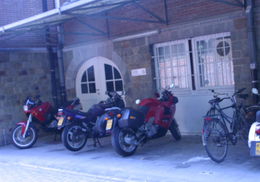
%> input picture PL2/datasets/bikes/img3.ppm, 260 x 182 px, shrunk from 1000 x 700 before the run, given in place of barrel.jpg, which was not available
$ octave CamCalScript.m   (GNU Octave 9; MATLAB toolbox functions it lacks are replaced by stand-ins)
%> lines starting %> are read from the running program, lines starting %| are printed output that depends on the picture; pictures that were not available may be replaced by others from this repository, and a replacement may not be noted
### PL3/matlab/ImageFilter.m
function [img1] = ImageFilter(img0, h)

    [U,S,V] = svd(h);
    no_lines_filter = size(h,1);
    no_columns_filter = size(h,2);
    height = size(img0, 1);
    width = size(img0, 2);

    img_padded = padarray(img0, [(no_lines_filter - 1)/2, (no_columns_filter -1)/2], 'replicate', 'both');
    % it appears we can use the conv function

    filtered_image = zeros(height,width);

    if min(min(size(S))) >= 2 && abs(S(1,1)) > 1e-9 && abs(S(2,2)) < 1e-9
        % perform the convolution using two filters
        filtered_image_1 = zeros(height,size(img_padded, 2));

        vertical_kernel = sqrt(S(1,1)) * U(1:end,1); % second filter - column
        upside_down_vertical = vertical_kernel(end:-1:1);
        for i = 1:height
            for j = 1:size(img_padded,2)
                for k = 1:no_lines_filter
                    filtered_image_1(i,j) = filtered_image_1(i,j) + img_padded(i+k-1,j) * upside_down_vertical(k);
                    % faster than built-in element-wise multiplication
                end
                % filtered_image_1(i,j) = sum(upside_down_vertical .* img_padded(i:i+no_lines_filter-1, j));
            end
        end

        horizontal_kernel = sqrt(S(1,1)) * V(1:end,1)'; % first filter - line
        upside_down_horizontal = horizontal_kernel(1, end:-1:1);
        for i = 1:height
            for j = 1:width
                for k = 1:no_columns_filter
                    filtered_image(i,j) = filtered_image(i,j) + filtered_image_1(i,j+k-1) * upside_down_horizontal(k);
                    % faster than built-in element-wise multiplication
                end
                % filtered_image(i,j) = sum(upside_down_horizontal .* filtered_image_1(i, j:j+no_columns_filter-1));
            end
        end

    else

        upside_down = h(end:-1:1, end:-1:1); % if we reverse the matrix a convolution becomes a correlation, easy to represent in MATLAB
        for i =1 :height
            for j = 1:width
                for k = 1:no_lines_filter
                    for m = 1:no_columns_filter
                        filtered_image(i,j) = filtered_image(i,j) + upside_down(k,m) * img_padded(i+k-1,j+m-1);
                        % faster than built-in element-wise multiplication
                    end
                end
                % filtered_image(i,j) = sum(upside_down .* img_padded(i:i+no_lines_filter-1, j:j+no_columns_filter-1), [1,2] );
            end
        end
        % perform the convolution using the filter itself
    end
    img1 = filtered_image;
end

### PL3/matlab/HarrisCorner.m
function [pts] = HarrisCorner(img0,thresh,sigma_d,sigma_i,NMS_size)
%Your implemention
    gauss_size =  2 * ceil(3 * sigma_d) + 1; % according to the specification provided in the statement of the first project
    gauss_filter = fspecial('gaussian', gauss_size, sigma_d);
    [gauss_der_hor, gauss_der_vert] = gradient(gauss_filter); % ImageFilter(gauss_filter, hor_filter);
    hor_derivative = ImageFilter(img0, gauss_der_hor);
    vert_derivative = ImageFilter(img0, gauss_der_vert);
    max(max(vert_derivative))
    Ix2 = hor_derivative .^ 2;
    Iy2 = vert_derivative .^ 2;
    Ixy = hor_derivative .* vert_derivative;
    % fprintf('IX2 sum: %f', sum(sum(Ix2)))

    window_size = 2*ceil(3*sigma_i) + 1;
    window = fspecial('gaussian', window_size, sigma_i);

    harris_matrix = zeros(size(img0,1)-window_size+1, size(img0,2)-window_size+1, 2,2);
    c_matrix = zeros(size(img0,1)-window_size+1, size(img0,2)-window_size+1);
    disp(size(c_matrix))
    pts = [];
    for i = 1 : size(harris_matrix, 1)
        for j = 1 : size(harris_matrix, 2)
            harris_matrix(i,j,1,1) = sum(sum(Ix2(i:i+window_size-1, j:j+window_size-1) .* window));
            harris_matrix(i,j,1,2) = sum(sum(Ixy(i:i+window_size-1, j:j+window_size-1) .* window));
            harris_matrix(i,j,2,1) = harris_matrix(i,j,1,2);
            harris_matrix(i,j,2,2) = sum(sum(Iy2(i:i+window_size-1, j:j+window_size-1) .* window));
            s = reshape(harris_matrix(i,j,:,:),[2,2]); % two by two matrix
            c_matrix(i,j) = det(s) - 0.1 * (trace(s))^2;
        end
    end

    c_threshold = max(max(c_matrix)) * thresh;

    size_neighborhood = NMS_size;
    half_size_sup = floor((size_neighborhood)/2);
    half_size_inf = floor((size_neighborhood-1)/2);
    padded_c = padarray(c_matrix, [half_size_inf half_size_sup], 0, 'both');

    aid_filter = ones(size_neighborhood);
    % aid_filter(half_size_inf, half_size_inf) = 0
    offset = half_size_inf - floor(window_size/2);
    for i = half_size_inf : size(padded_c, 1) - half_size_sup
        for j = half_size_inf : size(padded_c, 2)-half_size_sup
            if padded_c(i,j) > c_threshold
                disp(padded_c(i,j))
                if padded_c(i,j) >= max(padded_c(i-half_size_inf:i+half_size_sup, j-half_size_inf:j+half_size_sup) .* aid_filter,[], [1 2])
                    pts = [pts; [i - offset,j - offset]];
                end
            end
        end
    end
end

### PL3/matlab/InputCorners.m
function [xy, XYZ]  = InputCorners(image, pts)
    XYZ = [];
    xy = [];
    for i = 1 : size(pts, 1)
        axis image
        imshow(image); hold on;
        plot([pts(i,2) pts(i,2)], [0, size(image,1)], 'g');
        plot([0, size(image,2)],[pts(i,1) pts(i,1)], 'g');
        plot(pts(:,2), pts(:,1), 'ro');
        try
        input = inputdlg('[X Y Z](or s for skip)'); % show input dialog
        if strcmp(input{1}, 's') % if the user presses 's' then skip point
            continue;
        end
        XYZi = str2num(input{1}); % convert to number
        XYZ(:, i) = XYZi; % add a new column with the current values
        xy(:,i) = [pts(i,2); pts(i,1)];
        catch ME
            continue;
        end
    end
    inp = XYZ;
end

### PL3/matlab/normalization.m
function [xyn, XYZn, T, U] = normalization(xy, XYZ)

%data normalization
%first compute centroid
xy_centroid = mean(xy')';
XYZ_centroid = mean(XYZ')';

%then, compute scale
mean_distance_2d = mean(vecnorm(xy - xy_centroid,2,1));
mean_distance_3d = mean(vecnorm(XYZ - XYZ_centroid, 2,1));
factor2d = mean_distance_2d / sqrt(2);
factor3d = mean_distance_3d / sqrt(3);

%create T and U transformation matrices
T = [factor2d 0 xy_centroid(1); 0  factor2d xy_centroid(2); 0 0 1];
U = [factor3d 0 0 XYZ_centroid(1); 0 factor3d 0 XYZ_centroid(2); 0 0 factor3d XYZ_centroid(3); 0 0 0 1];

%and normalize the points according to the transformations
xyn = ones([3, size(xy,2)]);
xyn(1:2,:) = xy;
XYZn = ones([4, size(XYZ,2)]);
XYZn(1:3,:) = XYZ;

for i = 1:size(xy, 2)
    xyn(:,i) = T \ xyn(:,i);
    XYZn(:,i) = U \ XYZn(:,i);
end
T = inv(T);
U = inv(U);

end

### PL3/matlab/runDLT.m
function [K, R, t, error] = runDLT(xy, XYZ, D_type)

%normalize data points
[xy_normalized, XYZ_normalized, T, U] = normalization(xy, XYZ);

%compute DLT
[P_normalized] = dlt(xy_normalized, XYZ_normalized);

%denormalize camera matrix
denormalized_camera = T \ P_normalized * U;

%factorize camera matrix in to K, R and t
if strcmp(D_type, 'QR')
    [K, R, t] = decomposeQR(denormalized_camera);
elseif strcmp(D_type, 'EXP')
    [K, R, t] = decomposeEXP(denormalized_camera);
else
    error('Unknown decomposition method. Must be EXP or QR.')
end
%compute reprojection error

error = sqError(xy, XYZ, denormalized_camera);
end

### PL3/matlab/CamCalScript.m
% Exervice 3
%
close all;

IMG_NAME = '../images/barrel.jpg';
img_I = double(imread(IMG_NAME)) / 255;
% input("Enter to continue");
image(img_I);
%axis off
axis image

% Decomposition Approach
D_type = 'EXP';
% D_type = 'EXP';

%This function displays the calibration image and allows the user to click
%in the image to get the input points. Left click on the chessboard corners
%and type the 3D coordinates of the clicked points in to the input box that
%appears after the click. You can also zoom in to the image to get more
%precise coordinates. To finish use the right mouse button for the last
%point.
%You don't have to do this all the time, just store the resulting xy and
%XYZ matrices and use them as input for your algorithms.
%[xy XYZ] = getpoints(IMG_NAME);
try
    % tries to load the prerecorded points. if not present will ask for
    % input after corner determination
    load("../data/distorted.mat","XYZ", "xy");

catch ME
    disp("Choosing points")
    sigma_d = 1;
    sigma_i = 2;
    NMS_size = 10;
    thresh = 0.8;
    gray_img = rgb2gray(img_I);
    pts = HarrisCorner(gray_img, thresh, sigma_d, sigma_i, NMS_size);
%> after the loop in ImageFilter, `for i = 1:height`:
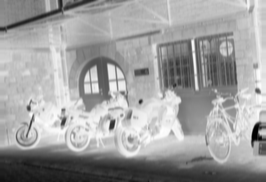
%> filtered_image_1: size 182x266 double; min -0.757, max -0.0722, mean -0.328; drawn with min black and max white
%> after the loop in ImageFilter (call 2), `for i = 1:height`:
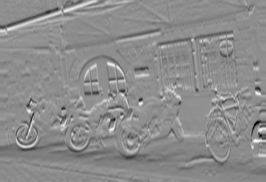
%> filtered_image_1: size 182x266 double; min -0.339, max 0.27, mean -0.00333; drawn with min black and max white
%> after the loop in ImageFilter (call 2), `for i = 1:height`:
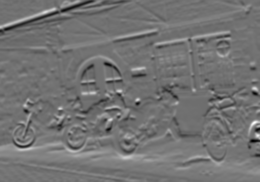
%> filtered_image: size 182x260 double; min -0.188, max 0.233, mean 0.00252; drawn with min black and max white
%> in HarrisCorner, `max(max(vert_derivative))`: ans = 0.233
%> in HarrisCorner, `Iy2 = vert_derivative .^ 2;`:
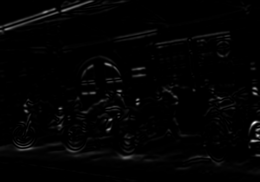
%> Iy2: size 182x260 double; min 2.61e-15, max 0.0543, mean 0.000814; drawn with min black and max white
%> in HarrisCorner, `Ixy = hor_derivative .* vert_derivative;`:
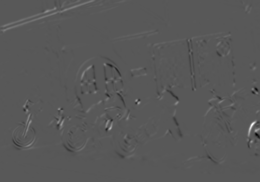
%> Ixy: size 182x260 double; min -0.0219, max 0.0414, mean 7.02e-05; drawn with min black and max white
%|    170   248
%> after the loop in HarrisCorner, `for i = 1 : size(harris_matrix, 1)`:
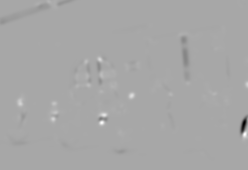
%> c_matrix: size 170x248 double; min -9.95e-05, max 5.19e-05, mean -1.48e-07; drawn with min black and max white
%> in HarrisCorner, `c_threshold = max(max(c_matrix)) * thresh;`: c_threshold = 4.15e-05
%> after the loop in HarrisCorner, `for i = half_size_inf : size(padded_c, 1) - half_size_sup`: pts = [129 109; 141 252]
%> pts = [129 109; 141 252]
    [xy, XYZ] = InputCorners(img_I, pts);
%> the loop in InputCorners, `for i = 1 : size(pts, 1)` made 2 passes; the answer given on pass 1: 3
%> after the loop in InputCorners, `for i = 1 : size(pts, 1)`: XYZ = [3 3]; xy = [109 252; 129 141]
%> in InputCorners, `inp = XYZ;`: inp = [3 3]
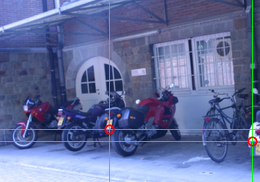
%> figure redrawn from the program's plot data
%> xy = [109 252; 129 141]; XYZ = [3 3]
    save("../data/pts.mat","XYZ","xy");
end


% load("distorted.mat");

% === Task 2 DLT algorithm ===

[K, R, t, error] = runDLT(xy, XYZ, D_type);
%> in normalization, `xy_centroid = mean(xy')';`: xy_centroid = [180.5; 135]
%> in normalization, `XYZ_centroid = mean(XYZ')';`: XYZ_centroid = 3
%> in normalization, `mean_distance_2d = mean(vecnorm(xy - xy_centroid,2,1));`: mean_distance_2d = 71.75
%> in normalization, `mean_distance_3d = mean(vecnorm(XYZ - XYZ_centroid, 2,1));`: mean_distance_3d = 0
%> in normalization, `factor2d = mean_distance_2d / sqrt(2);`: factor2d = 50.74
%> in normalization, `factor3d = mean_distance_3d / sqrt(3);`: factor3d = 0
%> in normalization, `T = [factor2d 0 xy_centroid(1); 0  factor2d xy_centroid(2); 0 0 1];`: T = [50.74 0 180.5; 0 50.74 135; 0 0 1]
%> the run ends on the next line
